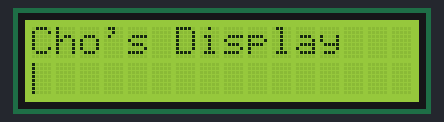
The sketch below on a simulated Arduino Uno, built with avr-gcc and run on an emulated ATmega328P. Shown: 16×2 character LCD.

Above: at 0.24 s.
At 1.15 s:
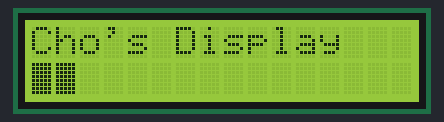
At 2.17 s:
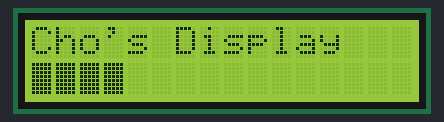
At 4.21 s:
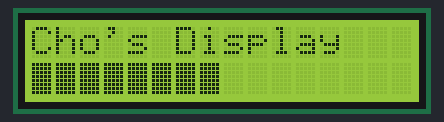
At 6.25 s:
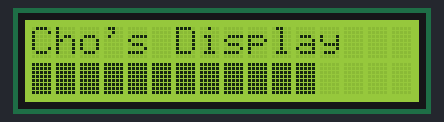
At 8.29 s:
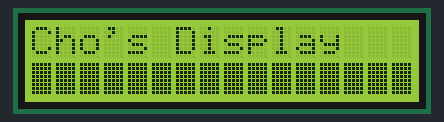

Measured:
- by itself, everything shown: repeats every 8.2 s, in 80 steps

The sketch:

arduino10-2_Bar_.ino
```cpp
//진행 상태 바를 출력하는 LCD

//LCD 라이브러리 삽입
#include <LiquidCrystal_I2C.h>
#include <Wire.h>
//회로에 연결된 핀 번호를 사용하여 lcd 객체 인스턴스 생성
LiquidCrystal_I2C lcd(0x27, 16, 2); // RS, EN, D4~D7

//진행 상태 바를 나타내는 바이트 배열 선언
byte p20[8]={
    B10000,
    B10000,
    B10000,
    B10000,
    B10000,
    B10000,
    B10000,
    B10000,
};
byte p40[8]={
    B11000,
    B11000,
    B11000,
    B11000,
    B11000,
    B11000,
    B11000,
    B11000,
};
byte p60[8]={
    B11100,
    B11100,
    B11100,
    B11100,
    B11100,
    B11100,
    B11100,
    B11100,
};
byte p80[8]={
    B11110,
    B11110,
    B11110,
    B11110,
    B11110,
    B11110,
    B11110,
    B11110,
};
byte p100[8]={
    B11111,
    B11111,
    B11111,
    B11111,
    B11111,
    B11111,
    B11111,
    B11111,
};
void setup()
{
        // I2C LCD를 초기화
    lcd.init();
    // I2C LCD의 백라이트를 켬
    lcd.backlight();
    //LCD의 열과 행을 16열 2행으로 설정
    lcd.begin(16, 2);
    //LCD에 문자열 출력
    lcd.print("Cho's Display");

    //진행 상태 바 만들기
    lcd.createChar(0, p20);
    lcd.createChar(1, p40);
    lcd.createChar(2, p60);
    lcd.createChar(3, p80);
    lcd.createChar(4, p100);
}

void loop()
{
    //커서를 0열 1행으로 이동
    lcd.setCursor(0,1);
    //진행 상태 바가 끝에 다다르면 공백 16개로 LCD 내용을 지움
    lcd.print("                ");

    //1행에 진행 상태 바를 만들려고 16문자만큼 반복
    for(int i=0; i<16; i++)
    {
         //각 문자마다 다섯 번 반복하여 진행 상태 바를 만듦
         for(int j=0; j<5; j++)
        {
            lcd.setCursor(i, 1); //1행의 i열로 커서 이동
            lcd.write(j); //상태 바 업데이트:20%,40%...100%
            delay(100); //0.1초간 대기
        }
    }
}
```
